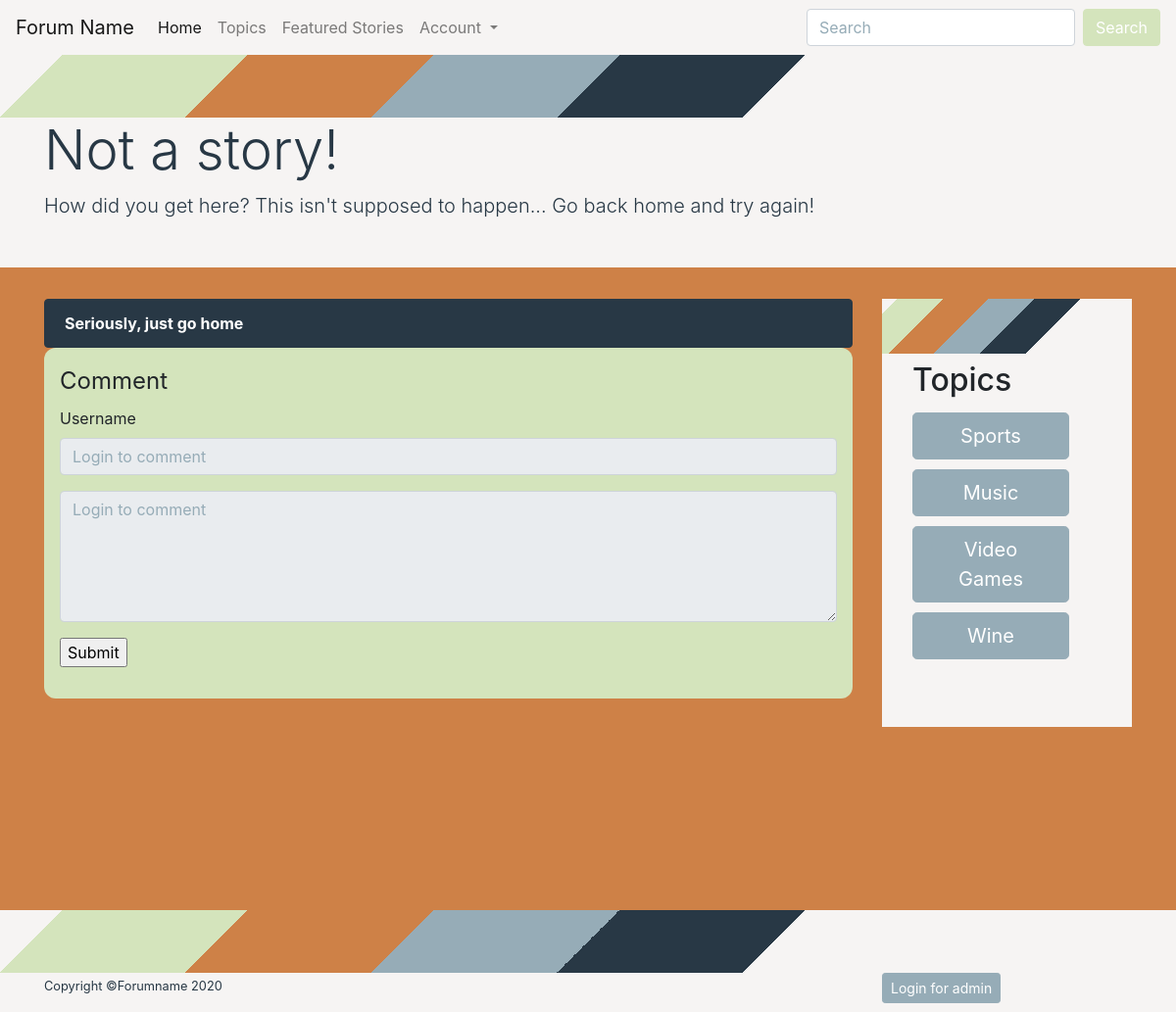
/story.php, run on the app's committed database.
### tables this page shows
CREATE TABLE topic (
  topicID INT PRIMARY KEY AUTO_INCREMENT,
  topicName VARCHAR(255),
  topicPicture VARCHAR(255),
  topicDesc TEXT,
  isApproved BIT,
  userID INT,

  FOREIGN KEY (userID) REFERENCES profile(userID)
    ON DELETE CASCADE
);

### include/topicSidebar.php (the view)
<?php
try{
  $pdo = openConnection();
} catch(PDOException $e) {
  die($e->getMessage());
}
$SQL = "SELECT * FROM topic";
$result = $pdo->query($SQL);
while($row = $result->fetch()) {
  echo "
    <a class=\"btn btn-secondary btn-lg\" href=\"topic.php?id=".$row['topicID']."\" role=\"button\">".$row['topicName']."</a>
  ";
}
 ?>

### css/main.css (style rules this page uses)
body { background-color: #CE8147; width:100%; }
.sticky-top .btn { width:8em; margin:0.25em 0 0.25em 0; }

### data on the page
topic: topicName "Sports"
topic: topicName "Music"
topic: topicName "Video Games"
topic: topicName "Wine"
